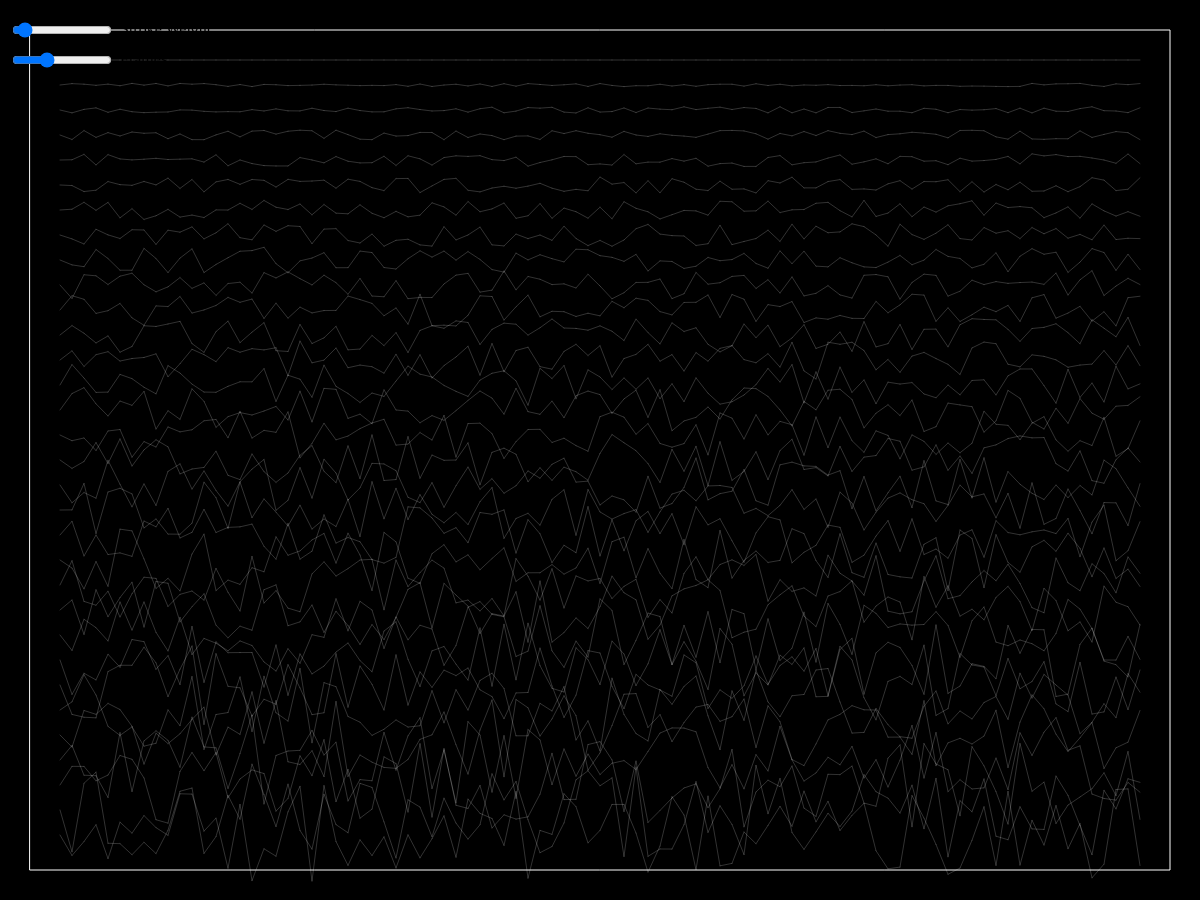
Frame 1 (no input)
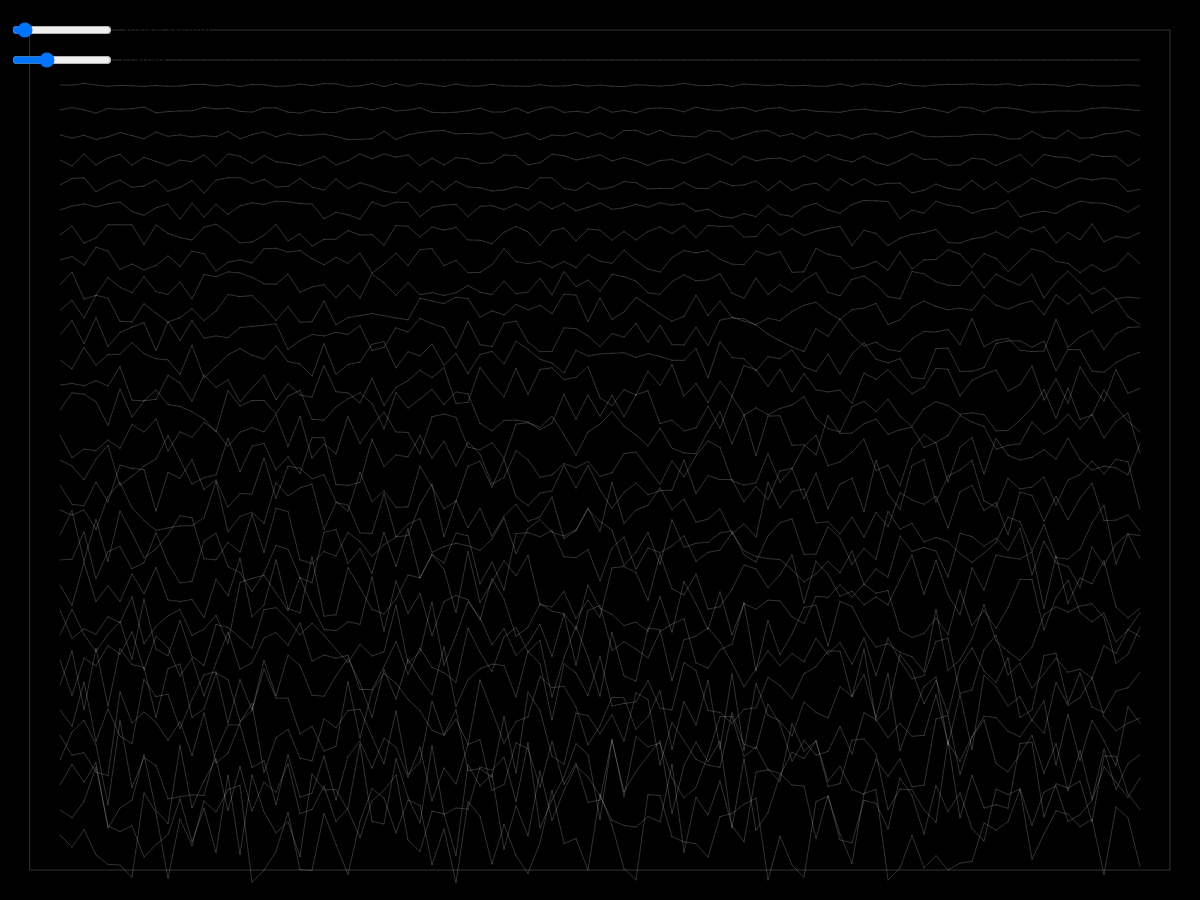
Frame 60 (no input)
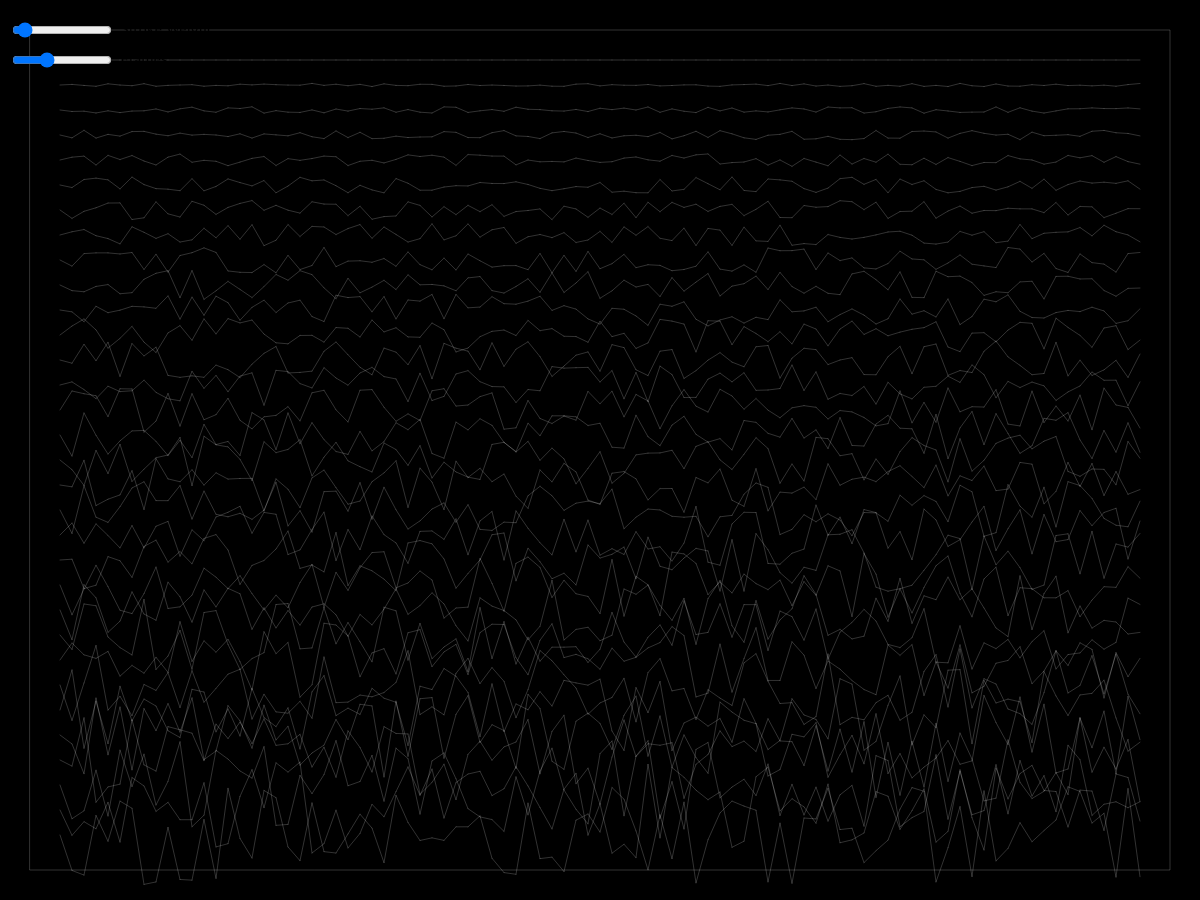
Frame 120 (the mouse pressed at the canvas centre since frame 60)

The p5.js sketch that drew these frames (run headless with seeded random() and noise() and a simulated clock; from frame 60 on, the mouse is pressed at the canvas centre):

// p5.js sketch
// ── sketch.js
const margin = 30;
let strokeConst;

function setup() {
    createCanvas(windowWidth, windowHeight-100);
  //noLoop();

  strokeConstSlider = createSlider(0, PI, 0.2, 0.01);
  strokeConstSlider.position(10, 20);
  strokeConstSlider.style("width", "100px");
  let strokeWords = createElement('Strokewords',"Stroke Weight");
  strokeWords.position(120,20);
  frameSlider = createSlider(1, 60, 20);
  frameSlider.position(10, 50);
  frameSlider.style("width", "100px");
  let frameWords = createElement('Framewords',"Frames");
  frameWords.position(120,50);

}

function draw() {
    frameConst = frameSlider.value();
    frameRate(frameConst);

  background(0);
  stroke(255);
  noFill();
  rect(margin, margin, width - margin * 2, height - margin * 2);

  for (let y = margin * 2; y < height - margin * 2; y += 25) {
    drawLine(y);
  }
  
}

function drawLine(lineY) {
  strokeConst = strokeConstSlider.value();
  strokeWeight(strokeConst);
  const range = map(lineY, margin * 2, height - margin * 2, 0, 50);

  let prevX = margin * 2;
  let prevY = lineY;
  const lineSpacing = 12;

  for (let x = prevX + lineSpacing; x <= width - margin * 2; x += lineSpacing) {
    const y = lineY + random(-range, range);
    line(prevX, prevY, x, y);

    prevX = x;
    prevY = y;
  }
  
}
function windowResized() {
    resizeCanvas(windowWidth, windowHeight);
}
